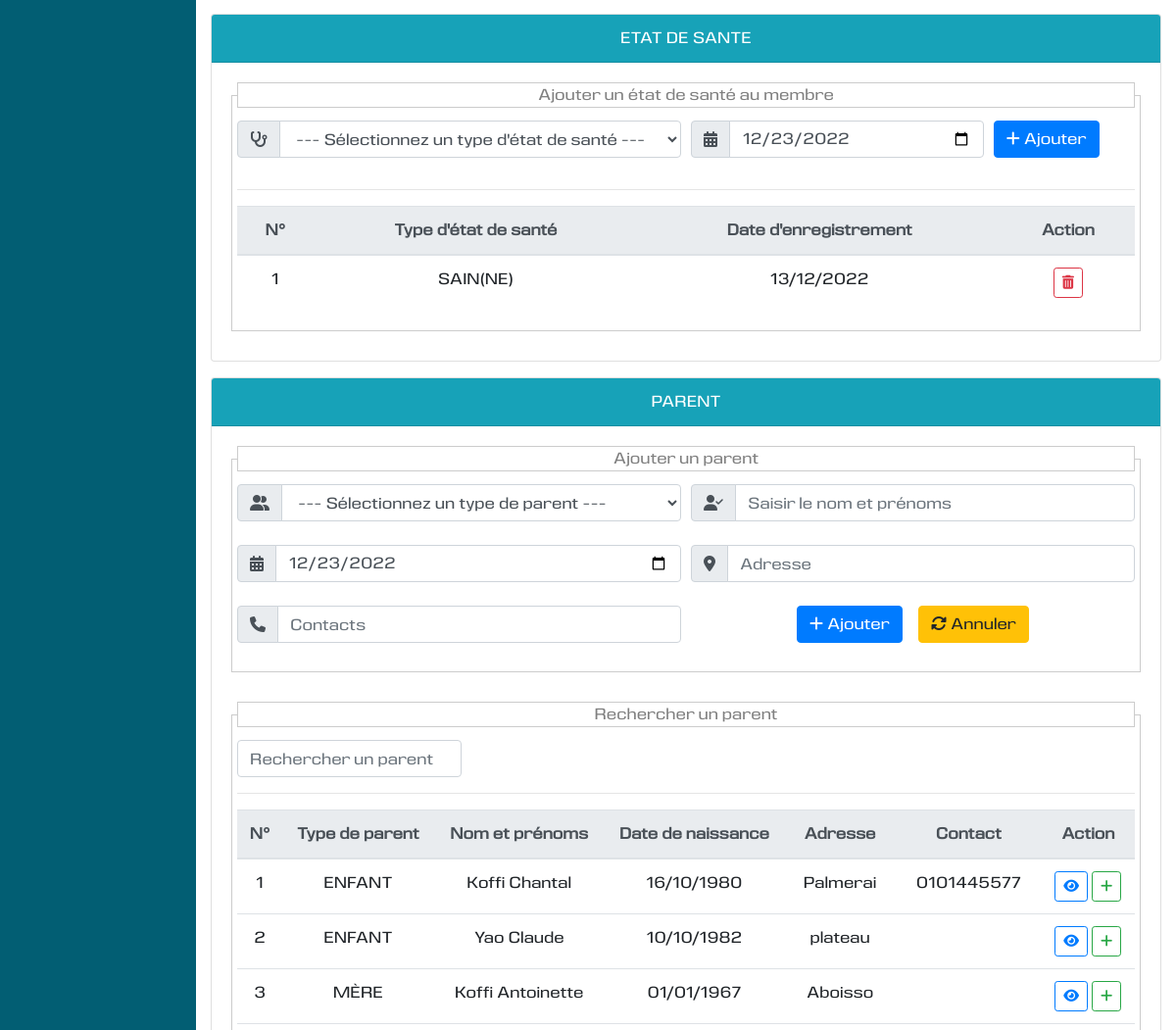
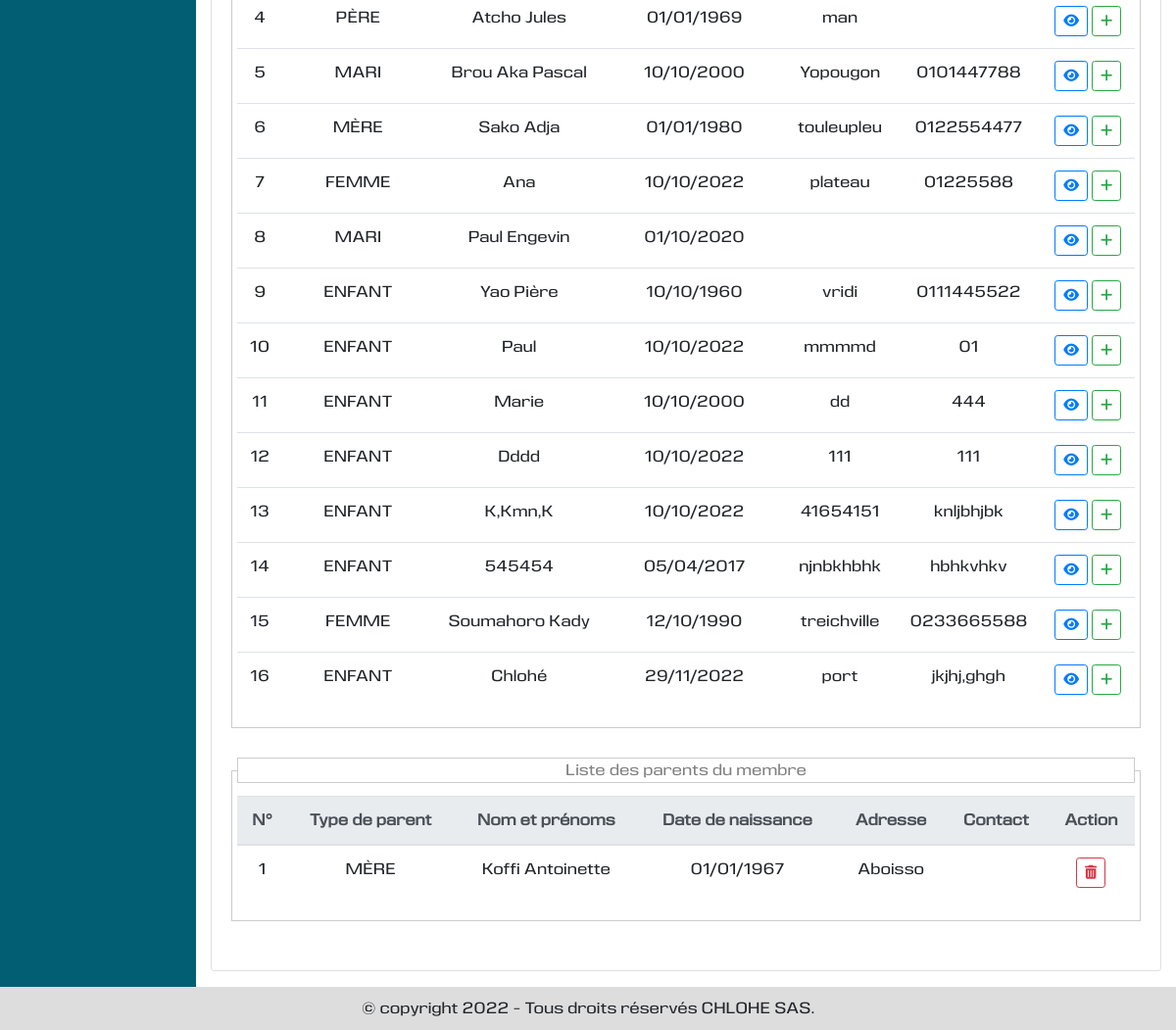
/presentation/details-secteurfemmeactive/10 (signed in, lower part), run on an earlier commit of the app's database (2 pictures, top to bottom).
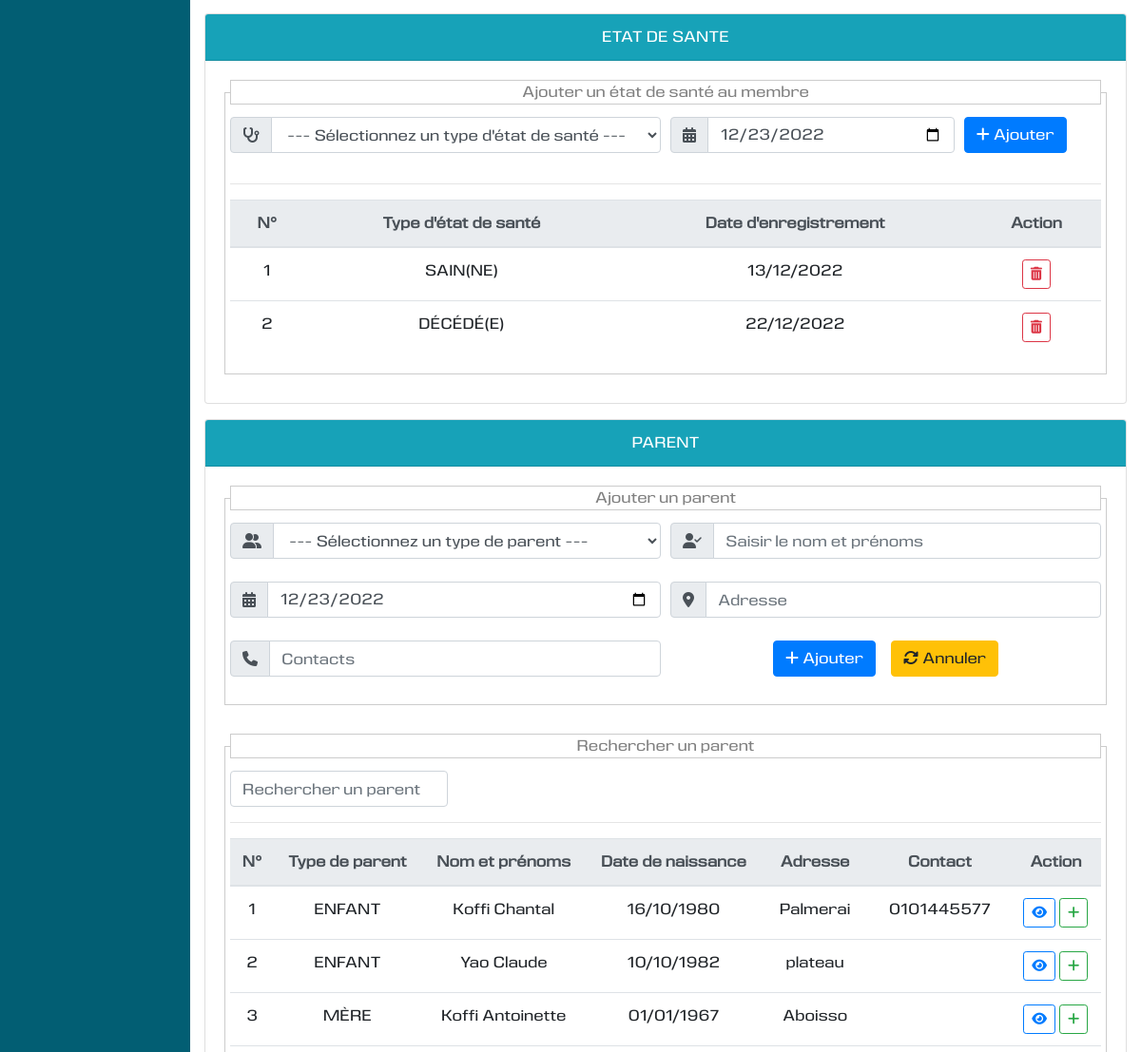
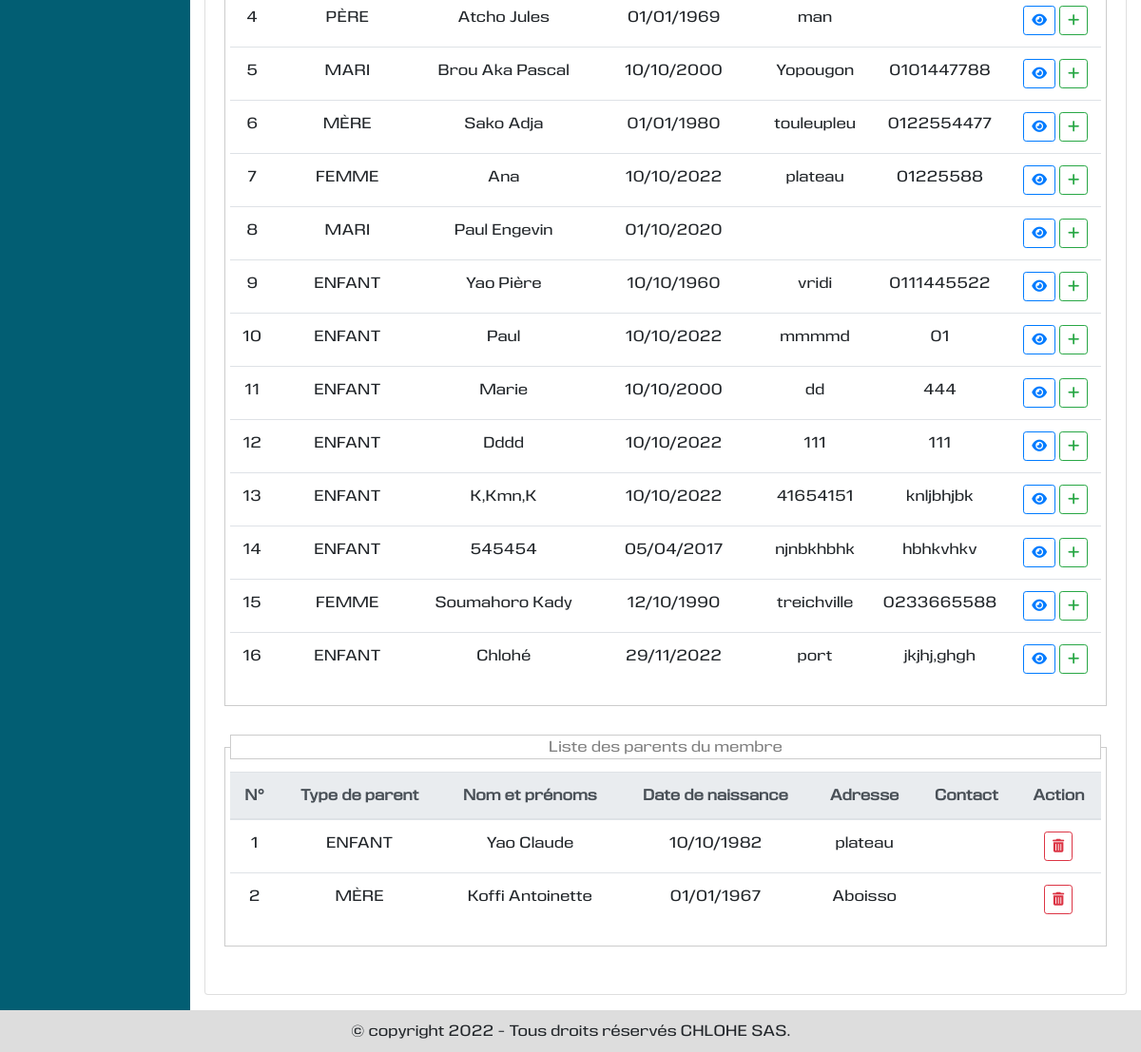
And on a later commit of the database (2 pictures, top to bottom).
### vieprofessionnelle/models.py (models this page shows, shortened)
class EtatSante(models.Model):
    dateenre = models.DateField(null=True, blank=True, default=None, verbose_name="Date d'enregistrement")
    typeetatsante = models.ForeignKey(TypeEtatSante, on_delete=models.CASCADE)
    parent = models.ForeignKey(Parent, null=True, blank=True, default=None, on_delete=models.CASCADE)
    membre = models.ForeignKey(Membre, null=True, blank=True, default=None, on_delete=models.CASCADE)

class TypeEtatSante(models.Model):
    libelle = models.CharField(max_length=250, verbose_name="Libellé", unique=True)
    def __str__(self):
        return self.libelle

class Parent(models.Model):
    nomprenoms = models.CharField(max_length=250, verbose_name="Nom et prénoms")
    datenaissance = models.DateField(null=True, blank=True, verbose_name="Date de naissance")
    contact = models.CharField(max_length=50, null=True, blank=True, default="", verbose_name="Contact")
    adresse = models.CharField(max_length=150, null=True, blank=True,default="", verbose_name="Adresse")
    dateenre = models.DateTimeField(default=None, null=True, blank=True, verbose_name="Date d'enregistrement")
    typeparent = models.ForeignKey(TypeParent, on_delete=models.CASCADE)

class TypeParent(models.Model):
    libelle = models.CharField(max_length=100, verbose_name="Libellé", unique=True)
    def __str__(self):
        return self.libelle

### presentation/views.py (the view)
# urls.py: path('details-secteurfemmeactive/<str:id>', views.detail_secteurfemmeactive, name='detail_secteurfemmeactive'),
@login_required
@permission_required('vieprofessionnelle.add_membre', raise_exception=True)
def detail_secteurfemmeactive(request, id):
    try:
        membre = Membre.objects.get(id=id)
    except Membre.DoesNotExist:
        messages.error(request, "Ce membre n'existe pas.")
        return HttpResponseRedirect(reverse('presentation:ajouter_secteurfemmeactive'))
    typesecteurs = TypeSecteur.objects.order_by('id')
    secteurs = Secteur.objects.filter(membre=membre).order_by('secteur')
    typedocuments = TypeDocument.objects.order_by('id')
    documents = Document.objects.filter(membre=membre).order_by('id')
    parents_membre = Parent.objects.filter(membre=membre).order_by('id')
    parents = Parent.objects.order_by('id')
    typeparents = TypeParent.objects.order_by('id')
    typeetatsantes = TypeEtatSante.objects.order_by('id')
    etatsantes = EtatSante.objects.filter(membre=membre).order_by('id')
    context = {
        'title': "Détials du membre",
        'membre': membre,
        'typesecteurs': typesecteurs,
        'secteurs': secteurs,
        'typedocuments': typedocuments,
        'documents': documents,
        'parents_membre': parents_membre,
        'parents': parents,
        'typeparents': typeparents,
        'typeetatsantes': typeetatsantes,
        'etatsantes': etatsantes,
        'id_retour': 2,  # Variable pour le lien de retour vers la liste des membres
    }
    return render(request, 'presentation/details_secteur_agricole.html', context)

### localisation/models.py (called while the page is built)
    def __str__(self):
        return self.libelle

### vieprofessionnelle/models.py (called while the page is built)
    def __str__(self):
        return self.type

    def __str__(self):
        return self.libelle

### presentation/templates/presentation/details_secteur_agricole.html (shortened to what the changed rows need)
{% extends 'utilisateur/base.html' %}
{% load static %}
{% block tableau_de_bord %}
<div class="row">
    <div class="col-md-12 mb-3">
        <div class="card">
            <div class="card-body">
                <form action="post" method="#" id="form_etatsante">
                    <fieldset style="border:1px solid #CCC; margin-bottom:10px; padding:5px;">
                    <table class="table table-hover table-responsive-md text-center" id="tableetatsante">
                        <thead>
                        <tr class="thead-light">
                            <th>N°</th>
                            <th>Type d'état de santé</th>
                            <th>Date d'enregistrement</th>
                            <th>Action</th>
                        </tr>
                        </thead>
                        <tbody>
                        {% for etatsante in etatsantes %}
                        <tr>
                            <td>{{forloop.counter}}</td>
                            <td>{{etatsante.typeetatsante|upper}}</td>
                            <td>{{etatsante.dateenre|date:"d/m/Y"}}</td>
                            <td class="text-center">
                                <button type="button" title="Supprimer" class="btn btn-outline-danger btn-sm" data-toggle="modal" data-target="#etatsantesupprimermodal{{etatsante.id}}" data-backdrop="static"><i class="fas fa-trash-alt"></i></button>
                            </td>
                        </tr>
                        {% empty %}
                        <tr class="text-center">
                            <td colspan="4" class="text-center">
                                La liste est vide
                            </td>
                        </tr>
                        {% endfor %}
                        </tbody>
                    </table>
                </fieldset>
                </form>
            </div>
        </div>
    </div>
    <div class="col-md-12 mb-3">
        <div class="card">
            <div class="card-body">
                <fieldset style="border:1px solid #CCC; margin-bottom:30px; padding:5px;">
                        <table class="table table-hover table-responsive-md text-center" id="table_recherche_parent">
                            <thead class="text-center">
                            <tr class="thead-light">
                                <th>N°</th>
                                <th>Type de parent</th>
                                <th>Nom et prénoms</th>
                                <th>Date de naissance</th>
                                <th>Adresse</th>
                                <th>Contact</th>
                                <th>Action</th>
                            </tr>
                            </thead>
                            <tbody>
                            {% for parent in parents %}
                            <tr>
                                <td>{{forloop.counter}}</td>
                                <td>{{parent.typeparent|upper}}</td>
                                <td>{{parent.nomprenoms|title}}</td>
                                <td>{{parent.datenaissance|date:"d/m/Y"}}</td>
                                <td>{{parent.adresse}}</td>
                                <td>{{parent.contact}}</td>
                                <td class="text-center">
                                    <a href="{% url 'presentation:detail_parent_secteuragricole' parent.id id_retour %}" class="btn btn-outline-primary btn-sm" title="Détails"><i class="fas fa-eye"></i></a>
                                    <button type="button" value="{{parent.id}}" title="ajouter ce parent" class="btn btn-outline-success btn-sm"><i class="fas fa-plus"></i></button>
                                </td>
                            </tr>
                            {% endfor %}
                            </tbody>
                        </table>
                    </fieldset>
                <fieldset style="border:1px solid #CCC; margin-bottom:30px; padding:5px;">
                        <table class="table table-hover table-responsive-md text-center" id="tableparent">
                            <thead>
                            <tr class="thead-light">
                                <th>N°</th>
                                <th>Type de parent</th>
                                <th>Nom et prénoms</th>
                                <th>Date de naissance</th>
                                <th>Adresse</th>
                                <th>Contact</th>
                                <th>Action</th>
                            </tr>
                            </thead>
                            <tbody>
                            {% for parent in parents_membre %}
                            <tr>
                                <td>{{forloop.counter}}</td>
                                <td>{{parent.typeparent|upper}}</td>
                                <td>{{parent.nomprenoms|title}}</td>
                                <td>{{parent.datenaissance|date:"d/m/Y"}}</td>
                                <td>{{parent.adresse}}</td>
                                <td>{{parent.contact}}</td>
                                <td class="text-center">
                                    <button type="button" title="Supprimer" class="btn btn-outline-danger btn-sm" data-toggle="modal" data-target="#parentsupprimermodal{{parent.id}}" data-backdrop="static"><i class="fas fa-trash-alt"></i></button>
                                </td>
                            </tr>
                            {% empty %}
                            <tr class="text-center">
                                <td colspan="7" class="text-center">
                                    La liste est vide
                                </td>
                            </tr>
                            {% endfor %}
                            </tbody>
                        </table>
                    </fieldset>
            </div>
        </div>
    </div>
</div>
{% endblock %}

What changed in the data, as far as the page shows it:
added EtatSante: typeetatsante "DÉCÉDÉ(E)", dateenre "22/12/2022"
now on one of the page's lists (row unchanged): Parent: typeparent "ENFANT", nomprenoms "Yao Claude", datenaissance "10/10/1982", adresse "plateau"
